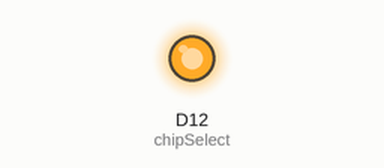
The program below on a simulated Adafruit Feather M0. Shown: output pins drawn as LEDs (lit = HIGH). Pins used as bus, display or sensor lines are not drawn; what the program prints to the serial monitor is not drawn.

Above: at 0.1 s.
Timing chart, 0 to 1.6 s (numbered marks = the images above):
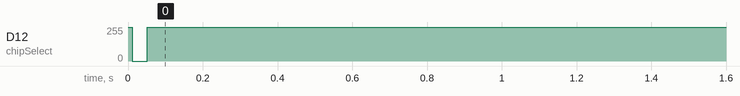

Measured:
- by itself, D12 (chipSelect): 255/255 → 0/255 at 0.01 s, → 254/255 0.04 s later, → 255/255 0.04 s later

The program:

main.cpp
```cpp
#include <Arduino.h>
#include <SPI.h>
// #include <AD5940.h>

// SPI commands
#define SPICMD_SETADDR  0x20 // Set register address for read/write
#define SPICMD_READREG  0x6D // SPI read command
#define SPICMD_WRITEREG 0x2D // SPI write command
#define SPICMD_READFIFO 0x5F // Read data from FIFO

// System initialization
#define AD5940_REG_INIT01 0x0908 ///< 12 bit address
#define AD5940_REG_INIT02 0x0C08
#define AD5940_REG_INIT03 0x21F0
#define AD5940_REG_INIT04 0x0410
#define AD5940_REG_INIT05 0x0A28
#define AD5940_REG_INIT06 0x238C
#define AD5940_REG_INIT07 0x0A04
#define AD5940_REG_INIT08 0x0A04
#define AD5940_REG_INIT09 0x0A00
#define AD5940_REG_INIT10 0x22F0

#define AD5940_DATA_INIT01 0x02C9 ///< 12 bit data
#define AD5940_DATA_INIT02 0x206C
#define AD5940_DATA_INIT03 0x0010
#define AD5940_DATA_INIT04 0x02C9
#define AD5940_DATA_INIT05 0x0009
#define AD5940_DATA_INIT06 0x0104
#define AD5940_DATA_INIT07 0x4859
#define AD5940_DATA_INIT08 0xF27B
#define AD5940_DATA_INIT09 0x8009
#define AD5940_DATA_INIT10 0x0000

// Low power TIA
#define LPTIASW0_ADDR 0x000020E4
#define LPTIASW0_RST  0x00000000

// Pin definitions
const byte chipSelect = 12;
const byte reset = 13;

// AD5940 AD5940_EVAL(chipSelect); // Instantiate AD5940

void writeRegister16(uint16_t reg, uint16_t data)
{
  SPI.beginTransaction(SPISettings(14000000, MSBFIRST, SPI_MODE0));

  // Target address
  digitalWrite(chipSelect, LOW);
  SPI.transfer(SPICMD_SETADDR);
  SPI.transfer16(reg);
  digitalWrite(chipSelect, HIGH);

  delay(1);

  // Write data
  digitalWrite(chipSelect, LOW);
  SPI.transfer(SPICMD_WRITEREG);
  SPI.transfer16(data);
  digitalWrite(chipSelect, HIGH);

  delay(1);

  SPI.endTransaction();
}

void writeRegister32(uint16_t reg, uint32_t data)
{
  SPI.beginTransaction(SPISettings(14000000, MSBFIRST, SPI_MODE0));

  // Target address
  digitalWrite(chipSelect, LOW);
  SPI.transfer(SPICMD_SETADDR);
  SPI.transfer16(reg);
  digitalWrite(chipSelect, HIGH);

  delay(1);

  // Write data
  digitalWrite(chipSelect, LOW);
  SPI.transfer(SPICMD_WRITEREG);
  SPI.transfer16(data >> 16);
  SPI.transfer16(data & 0xFF);
  digitalWrite(chipSelect, HIGH);

  delay(1);

  SPI.endTransaction();
}

uint16_t readRegister16(uint16_t reg)
{
  uint16_t returnMsg;

  SPI.beginTransaction(SPISettings(14000000, MSBFIRST, SPI_MODE0));

  // Target address
  digitalWrite(chipSelect, LOW);
  SPI.transfer(SPICMD_SETADDR);
  SPI.transfer16(reg);
  digitalWrite(chipSelect, HIGH);

  delay(1);

  // Read from address
  digitalWrite(chipSelect, LOW);
  SPI.transfer(SPICMD_READREG);
  returnMsg = SPI.transfer16(0);
  digitalWrite(chipSelect, HIGH);

  delay(1);

  SPI.endTransaction();

  return returnMsg;
}

uint32_t readRegister32(uint16_t reg)
{
  uint32_t returnMsg[2];

  SPI.beginTransaction(SPISettings(14000000, MSBFIRST, SPI_MODE0));

  // Target address
  digitalWrite(chipSelect, LOW);
  SPI.transfer(SPICMD_SETADDR);
  SPI.transfer16(reg);
  digitalWrite(chipSelect, HIGH);

  delay(1);

  // Read data
  digitalWrite(chipSelect, LOW);
  SPI.transfer(SPICMD_READREG);
  returnMsg[0] = SPI.transfer16(0);
  returnMsg[1] = SPI.transfer16(0);
  digitalWrite(chipSelect, HIGH);

  delay(1);

  SPI.endTransaction();

  return ((returnMsg[0] << 16) | (returnMsg[1] & 0xFF));
}

void setup()
{
  Serial.begin(115200);
  // Wait for serial connection setup
  while (!Serial) ;

  SPI.begin();
  // SPI.setClockDivider(SPI_CLOCK_DIV8);

  pinMode(chipSelect, OUTPUT);
  pinMode(reset, OUTPUT);

  digitalWrite(chipSelect, HIGH);

  // Toggle pin to reset chip
  digitalWrite(reset, HIGH);
  // delay(1);
  digitalWrite(reset, LOW);
  // delay(1);
  digitalWrite(reset, HIGH);
  Serial.println("Reset complete");

  delay(10);

  // AD5940_EVAL.begin();
  // AD5940_EVAL.init();
  writeRegister16(AD5940_REG_INIT01, AD5940_DATA_INIT01);
  writeRegister16(AD5940_REG_INIT02, AD5940_DATA_INIT02);
  writeRegister16(AD5940_REG_INIT03, AD5940_DATA_INIT03);
  writeRegister16(AD5940_REG_INIT04, AD5940_DATA_INIT04);
  writeRegister16(AD5940_REG_INIT05, AD5940_DATA_INIT05);
  writeRegister16(AD5940_REG_INIT06, AD5940_DATA_INIT06);
  writeRegister16(AD5940_REG_INIT07, AD5940_DATA_INIT07);
  writeRegister16(AD5940_REG_INIT08, AD5940_DATA_INIT08);
  writeRegister16(AD5940_REG_INIT09, AD5940_DATA_INIT09);
  writeRegister16(AD5940_REG_INIT10, AD5940_DATA_INIT10);
}

void loop()
{
  // writeRegister32(0x00000040, 0x00000000);
  Serial.println(readRegister16(AD5940_REG_INIT08), HEX);

  // writeRegister32(0x0000215C, 0x00000001);
  // Serial.println(readRegister32(0x0000215C), HEX);

  Serial.println();
  delay(2000);
}
```
